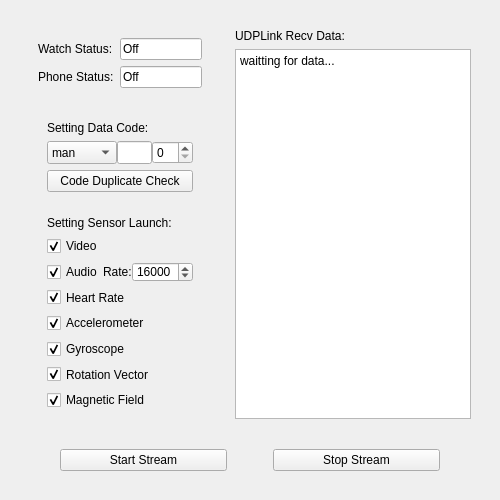
<?xml version="1.0" encoding="UTF-8"?>
<ui version="4.0">
 <class>MainWidget</class>
 <widget class="QWidget" name="MainWidget">
  <property name="geometry">
   <rect>
    <x>0</x>
    <y>0</y>
    <width>500</width>
    <height>500</height>
   </rect>
  </property>
  <property name="sizePolicy">
   <sizepolicy hsizetype="Preferred" vsizetype="Preferred">
    <horstretch>0</horstretch>
    <verstretch>0</verstretch>
   </sizepolicy>
  </property>
  <property name="minimumSize">
   <size>
    <width>500</width>
    <height>500</height>
   </size>
  </property>
  <property name="cursor">
   <cursorShape>ArrowCursor</cursorShape>
  </property>
  <property name="windowTitle">
   <string>Device Controller</string>
  </property>
  <property name="windowOpacity">
   <double>1.000000000000000</double>
  </property>
  <property name="styleSheet">
   <string notr="true">font: 75 9pt &quot;Times New Roman&quot;;</string>
  </property>
  <layout class="QGridLayout" name="gridLayout">
   <property name="spacing">
    <number>3</number>
   </property>
   <item row="1" column="0">
    <widget class="QWidget" name="topWidget" native="true">
     <property name="sizePolicy">
      <sizepolicy hsizetype="Preferred" vsizetype="Preferred">
       <horstretch>2</horstretch>
       <verstretch>4</verstretch>
      </sizepolicy>
     </property>
     <layout class="QGridLayout" name="gridLayout_2">
      <property name="bottomMargin">
       <number>0</number>
      </property>
      <item row="0" column="1">
       <widget class="QWidget" name="topRightwidget" native="true">
        <property name="sizePolicy">
         <sizepolicy hsizetype="Preferred" vsizetype="Preferred">
          <horstretch>3</horstretch>
          <verstretch>0</verstretch>
         </sizepolicy>
        </property>
        <layout class="QVBoxLayout" name="verticalLayout_2">
         <item>
          <widget class="QLabel" name="dataInfoLabel">
           <property name="text">
            <string>UDPLink Recv Data:</string>
           </property>
          </widget>
         </item>
         <item>
          <widget class="QTextEdit" name="dataInfoText">
           <property name="readOnly">
            <bool>true</bool>
           </property>
           <property name="html">
            <string>&lt;!DOCTYPE HTML PUBLIC &quot;-//W3C//DTD HTML 4.0//EN&quot; &quot;http://www.w3.org/TR/REC-html40/strict.dtd&quot;&gt;
&lt;html&gt;&lt;head&gt;&lt;meta name=&quot;qrichtext&quot; content=&quot;1&quot; /&gt;&lt;style type=&quot;text/css&quot;&gt;
p, li { white-space: pre-wrap; }
&lt;/style&gt;&lt;/head&gt;&lt;body style=&quot; font-family:'Times New Roman'; font-size:9pt; font-weight:72; font-style:normal;&quot;&gt;
&lt;p style=&quot; margin-top:0px; margin-bottom:0px; margin-left:0px; margin-right:0px; -qt-block-indent:0; text-indent:0px;&quot;&gt;waitting for data...&lt;/p&gt;&lt;/body&gt;&lt;/html&gt;</string>
           </property>
          </widget>
         </item>
        </layout>
       </widget>
      </item>
      <item row="0" column="0">
       <widget class="QWidget" name="topLeftwidget" native="true">
        <property name="sizePolicy">
         <sizepolicy hsizetype="Preferred" vsizetype="Preferred">
          <horstretch>2</horstretch>
          <verstretch>0</verstretch>
         </sizepolicy>
        </property>
        <layout class="QGridLayout" name="gridLayout_3">
         <property name="bottomMargin">
          <number>0</number>
         </property>
         <item row="2" column="0">
          <widget class="QWidget" name="settingWidget" native="true">
           <property name="sizePolicy">
            <sizepolicy hsizetype="Preferred" vsizetype="Preferred">
             <horstretch>0</horstretch>
             <verstretch>5</verstretch>
            </sizepolicy>
           </property>
           <layout class="QVBoxLayout" name="verticalLayout">
            <item>
             <widget class="QWidget" name="codeSetWidget" native="true">
              <property name="sizePolicy">
               <sizepolicy hsizetype="Preferred" vsizetype="Preferred">
                <horstretch>0</horstretch>
                <verstretch>1</verstretch>
               </sizepolicy>
              </property>
              <layout class="QVBoxLayout" name="verticalLayout_3">
               <item>
                <widget class="QLabel" name="codeSetLabel">
                 <property name="layoutDirection">
                  <enum>Qt::LeftToRight</enum>
                 </property>
                 <property name="styleSheet">
                  <string notr="true"/>
                 </property>
                 <property name="text">
                  <string>Setting Data Code:</string>
                 </property>
                </widget>
               </item>
               <item>
                <widget class="QWidget" name="codeSettingWidget" native="true">
                 <layout class="QHBoxLayout" name="horizontalLayout">
                  <property name="spacing">
                   <number>0</number>
                  </property>
                  <property name="leftMargin">
                   <number>0</number>
                  </property>
                  <property name="topMargin">
                   <number>0</number>
                  </property>
                  <property name="rightMargin">
                   <number>0</number>
                  </property>
                  <property name="bottomMargin">
                   <number>0</number>
                  </property>
                  <item>
                   <widget class="QComboBox" name="codeGenderBox">
                    <property name="sizePolicy">
                     <sizepolicy hsizetype="Preferred" vsizetype="Expanding">
                      <horstretch>0</horstretch>
                      <verstretch>0</verstretch>
                     </sizepolicy>
                    </property>
                    <item>
                     <property name="text">
                      <string>man</string>
                     </property>
                    </item>
                    <item>
                     <property name="text">
                      <string>women</string>
                     </property>
                    </item>
                   </widget>
                  </item>
                  <item>
                   <widget class="QLineEdit" name="codeNameEdit">
                    <property name="sizePolicy">
                     <sizepolicy hsizetype="Expanding" vsizetype="Expanding">
                      <horstretch>0</horstretch>
                      <verstretch>0</verstretch>
                     </sizepolicy>
                    </property>
                   </widget>
                  </item>
                  <item>
                   <widget class="QSpinBox" name="codeNumSpinBox">
                    <property name="sizePolicy">
                     <sizepolicy hsizetype="Preferred" vsizetype="Expanding">
                      <horstretch>0</horstretch>
                      <verstretch>0</verstretch>
                     </sizepolicy>
                    </property>
                   </widget>
                  </item>
                 </layout>
                </widget>
               </item>
               <item>
                <widget class="QPushButton" name="duplicateCheckButton">
                 <property name="sizePolicy">
                  <sizepolicy hsizetype="Preferred" vsizetype="Expanding">
                   <horstretch>0</horstretch>
                   <verstretch>0</verstretch>
                  </sizepolicy>
                 </property>
                 <property name="text">
                  <string>Code Duplicate Check</string>
                 </property>
                </widget>
               </item>
              </layout>
             </widget>
            </item>
            <item>
             <widget class="QWidget" name="sensorSetWidget" native="true">
              <property name="sizePolicy">
               <sizepolicy hsizetype="Preferred" vsizetype="Preferred">
                <horstretch>0</horstretch>
                <verstretch>3</verstretch>
               </sizepolicy>
              </property>
              <layout class="QVBoxLayout" name="verticalLayout_4">
               <item>
                <widget class="QLabel" name="sensorSetlabel">
                 <property name="text">
                  <string>Setting Sensor Launch:</string>
                 </property>
                </widget>
               </item>
               <item>
                <widget class="QWidget" name="videoSetWidget" native="true">
                 <layout class="QHBoxLayout" name="horizontalLayout_3">
                  <property name="spacing">
                   <number>0</number>
                  </property>
                  <property name="leftMargin">
                   <number>0</number>
                  </property>
                  <property name="topMargin">
                   <number>0</number>
                  </property>
                  <property name="rightMargin">
                   <number>0</number>
                  </property>
                  <property name="bottomMargin">
                   <number>0</number>
                  </property>
                  <item>
                   <widget class="QCheckBox" name="videoCheck">
                    <property name="sizePolicy">
                     <sizepolicy hsizetype="Preferred" vsizetype="Expanding">
                      <horstretch>0</horstretch>
                      <verstretch>0</verstretch>
                     </sizepolicy>
                    </property>
                    <property name="cursor">
                     <cursorShape>ArrowCursor</cursorShape>
                    </property>
                    <property name="text">
                     <string>Video</string>
                    </property>
                    <property name="checked">
                     <bool>true</bool>
                    </property>
                    <property name="tristate">
                     <bool>false</bool>
                    </property>
                   </widget>
                  </item>
                 </layout>
                </widget>
               </item>
               <item>
                <widget class="QWidget" name="audioSetwidget" native="true">
                 <layout class="QHBoxLayout" name="horizontalLayout_2">
                  <property name="spacing">
                   <number>0</number>
                  </property>
                  <property name="leftMargin">
                   <number>0</number>
                  </property>
                  <property name="topMargin">
                   <number>0</number>
                  </property>
                  <property name="rightMargin">
                   <number>0</number>
                  </property>
                  <property name="bottomMargin">
                   <number>0</number>
                  </property>
                  <item>
                   <widget class="QCheckBox" name="audioCheck">
                    <property name="sizePolicy">
                     <sizepolicy hsizetype="Preferred" vsizetype="Expanding">
                      <horstretch>1</horstretch>
                      <verstretch>0</verstretch>
                     </sizepolicy>
                    </property>
                    <property name="text">
                     <string>Audio</string>
                    </property>
                    <property name="checked">
                     <bool>true</bool>
                    </property>
                   </widget>
                  </item>
                  <item>
                   <widget class="QLabel" name="audioLabel">
                    <property name="sizePolicy">
                     <sizepolicy hsizetype="Preferred" vsizetype="Expanding">
                      <horstretch>0</horstretch>
                      <verstretch>0</verstretch>
                     </sizepolicy>
                    </property>
                    <property name="layoutDirection">
                     <enum>Qt::LeftToRight</enum>
                    </property>
                    <property name="text">
                     <string>Rate:</string>
                    </property>
                   </widget>
                  </item>
                  <item>
                   <widget class="QSpinBox" name="audioSpinBox">
                    <property name="sizePolicy">
                     <sizepolicy hsizetype="Preferred" vsizetype="Expanding">
                      <horstretch>0</horstretch>
                      <verstretch>0</verstretch>
                     </sizepolicy>
                    </property>
                    <property name="minimum">
                     <number>4000</number>
                    </property>
                    <property name="maximum">
                     <number>64000</number>
                    </property>
                    <property name="singleStep">
                     <number>1000</number>
                    </property>
                    <property name="value">
                     <number>16000</number>
                    </property>
                   </widget>
                  </item>
                 </layout>
                </widget>
               </item>
               <item>
                <widget class="QCheckBox" name="heartRateCheck">
                 <property name="sizePolicy">
                  <sizepolicy hsizetype="Preferred" vsizetype="Expanding">
                   <horstretch>0</horstretch>
                   <verstretch>0</verstretch>
                  </sizepolicy>
                 </property>
                 <property name="text">
                  <string>Heart Rate</string>
                 </property>
                 <property name="checked">
                  <bool>true</bool>
                 </property>
                </widget>
               </item>
               <item>
                <widget class="QCheckBox" name="accelerometerCheck">
                 <property name="sizePolicy">
                  <sizepolicy hsizetype="Preferred" vsizetype="Expanding">
                   <horstretch>0</horstretch>
                   <verstretch>0</verstretch>
                  </sizepolicy>
                 </property>
                 <property name="text">
                  <string>Accelerometer</string>
                 </property>
                 <property name="checked">
                  <bool>true</bool>
                 </property>
                </widget>
               </item>
               <item>
                <widget class="QCheckBox" name="gyroscopeCheck">
                 <property name="sizePolicy">
                  <sizepolicy hsizetype="Preferred" vsizetype="Expanding">
                   <horstretch>0</horstretch>
                   <verstretch>0</verstretch>
                  </sizepolicy>
                 </property>
                 <property name="text">
                  <string>Gyroscope</string>
                 </property>
                 <property name="checked">
                  <bool>true</bool>
                 </property>
                </widget>
               </item>
               <item>
                <widget class="QCheckBox" name="rotationVectorCheck">
                 <property name="sizePolicy">
                  <sizepolicy hsizetype="Preferred" vsizetype="Expanding">
                   <horstretch>0</horstretch>
                   <verstretch>0</verstretch>
                  </sizepolicy>
                 </property>
                 <property name="text">
                  <string>Rotation Vector</string>
                 </property>
                 <property name="checked">
                  <bool>true</bool>
                 </property>
                </widget>
               </item>
               <item>
                <widget class="QCheckBox" name="magneticFieldCheck">
                 <property name="sizePolicy">
                  <sizepolicy hsizetype="Preferred" vsizetype="Expanding">
                   <horstretch>0</horstretch>
                   <verstretch>0</verstretch>
                  </sizepolicy>
                 </property>
                 <property name="text">
                  <string>Magnetic Field</string>
                 </property>
                 <property name="checked">
                  <bool>true</bool>
                 </property>
                </widget>
               </item>
              </layout>
             </widget>
            </item>
           </layout>
          </widget>
         </item>
         <item row="0" column="0">
          <widget class="QWidget" name="statusWidget" native="true">
           <property name="sizePolicy">
            <sizepolicy hsizetype="Preferred" vsizetype="Preferred">
             <horstretch>0</horstretch>
             <verstretch>1</verstretch>
            </sizepolicy>
           </property>
           <layout class="QGridLayout" name="gridLayout_4">
            <item row="1" column="1">
             <widget class="QLineEdit" name="phoneStatus">
              <property name="sizePolicy">
               <sizepolicy hsizetype="Expanding" vsizetype="Expanding">
                <horstretch>1</horstretch>
                <verstretch>0</verstretch>
               </sizepolicy>
              </property>
              <property name="text">
               <string>Off</string>
              </property>
              <property name="readOnly">
               <bool>true</bool>
              </property>
             </widget>
            </item>
            <item row="0" column="1">
             <widget class="QLineEdit" name="watchStatus">
              <property name="sizePolicy">
               <sizepolicy hsizetype="Expanding" vsizetype="Expanding">
                <horstretch>1</horstretch>
                <verstretch>0</verstretch>
               </sizepolicy>
              </property>
              <property name="text">
               <string>Off</string>
              </property>
              <property name="readOnly">
               <bool>true</bool>
              </property>
             </widget>
            </item>
            <item row="0" column="0">
             <widget class="QLabel" name="watchLabel">
              <property name="text">
               <string>Watch Status:</string>
              </property>
             </widget>
            </item>
            <item row="1" column="0">
             <widget class="QLabel" name="phoneLabel">
              <property name="text">
               <string>Phone Status:</string>
              </property>
             </widget>
            </item>
           </layout>
          </widget>
         </item>
        </layout>
       </widget>
      </item>
     </layout>
    </widget>
   </item>
   <item row="2" column="0">
    <widget class="QWidget" name="buttomWidget" native="true">
     <property name="sizePolicy">
      <sizepolicy hsizetype="Preferred" vsizetype="Preferred">
       <horstretch>0</horstretch>
       <verstretch>1</verstretch>
      </sizepolicy>
     </property>
     <layout class="QGridLayout" name="buttomWidgetLayout">
      <property name="leftMargin">
       <number>9</number>
      </property>
      <property name="topMargin">
       <number>18</number>
      </property>
      <property name="bottomMargin">
       <number>18</number>
      </property>
      <item row="0" column="1">
       <widget class="QPushButton" name="startStream">
        <property name="sizePolicy">
         <sizepolicy hsizetype="Preferred" vsizetype="Expanding">
          <horstretch>1</horstretch>
          <verstretch>0</verstretch>
         </sizepolicy>
        </property>
        <property name="text">
         <string>Start Stream</string>
        </property>
       </widget>
      </item>
      <item row="0" column="3">
       <widget class="QPushButton" name="stopStream">
        <property name="sizePolicy">
         <sizepolicy hsizetype="Preferred" vsizetype="Expanding">
          <horstretch>1</horstretch>
          <verstretch>1</verstretch>
         </sizepolicy>
        </property>
        <property name="styleSheet">
         <string notr="true"/>
        </property>
        <property name="text">
         <string>Stop Stream</string>
        </property>
       </widget>
      </item>
      <item row="0" column="4">
       <spacer name="horizontalSpacer_3">
        <property name="orientation">
         <enum>Qt::Horizontal</enum>
        </property>
        <property name="sizeType">
         <enum>QSizePolicy::Preferred</enum>
        </property>
        <property name="sizeHint" stdset="0">
         <size>
          <width>40</width>
          <height>20</height>
         </size>
        </property>
       </spacer>
      </item>
      <item row="0" column="2">
       <spacer name="horizontalSpacer">
        <property name="orientation">
         <enum>Qt::Horizontal</enum>
        </property>
        <property name="sizeType">
         <enum>QSizePolicy::Preferred</enum>
        </property>
        <property name="sizeHint" stdset="0">
         <size>
          <width>40</width>
          <height>20</height>
         </size>
        </property>
       </spacer>
      </item>
      <item row="0" column="0">
       <spacer name="horizontalSpacer_2">
        <property name="orientation">
         <enum>Qt::Horizontal</enum>
        </property>
        <property name="sizeType">
         <enum>QSizePolicy::Preferred</enum>
        </property>
        <property name="sizeHint" stdset="0">
         <size>
          <width>40</width>
          <height>20</height>
         </size>
        </property>
       </spacer>
      </item>
     </layout>
    </widget>
   </item>
  </layout>
 </widget>
 <resources/>
 <connections/>
</ui>
